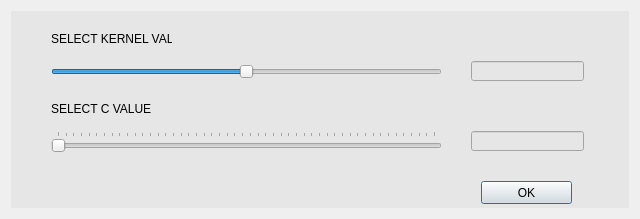
<?xml version="1.0" encoding="UTF-8"?>
<ui version="4.0">
 <class>Dialog</class>
 <widget class="QDialog" name="Dialog">
  <property name="geometry">
   <rect>
    <x>0</x>
    <y>0</y>
    <width>640</width>
    <height>219</height>
   </rect>
  </property>
  <property name="windowTitle">
   <string>Select Kernel and C</string>
  </property>
  <layout class="QHBoxLayout" name="horizontalLayout">
   <item>
    <widget class="QWidget" name="widget" native="true">
     <property name="styleSheet">
      <string notr="true">background-color: rgb(230, 230, 230);</string>
     </property>
     <widget class="QSlider" name="kernel">
      <property name="geometry">
       <rect>
        <x>40</x>
        <y>50</y>
        <width>391</width>
        <height>22</height>
       </rect>
      </property>
      <property name="minimum">
       <number>-99</number>
      </property>
      <property name="orientation">
       <enum>Qt::Horizontal</enum>
      </property>
     </widget>
     <widget class="QSlider" name="c_value">
      <property name="geometry">
       <rect>
        <x>40</x>
        <y>120</y>
        <width>391</width>
        <height>22</height>
       </rect>
      </property>
      <property name="minimum">
       <number>1</number>
      </property>
      <property name="singleStep">
       <number>2</number>
      </property>
      <property name="orientation">
       <enum>Qt::Horizontal</enum>
      </property>
      <property name="invertedAppearance">
       <bool>false</bool>
      </property>
      <property name="tickPosition">
       <enum>QSlider::TicksAbove</enum>
      </property>
     </widget>
     <widget class="QLabel" name="text">
      <property name="geometry">
       <rect>
        <x>40</x>
        <y>20</y>
        <width>121</width>
        <height>16</height>
       </rect>
      </property>
      <property name="text">
       <string>SELECT KERNEL VALUE</string>
      </property>
     </widget>
     <widget class="QLabel" name="text2">
      <property name="geometry">
       <rect>
        <x>40</x>
        <y>90</y>
        <width>121</width>
        <height>16</height>
       </rect>
      </property>
      <property name="text">
       <string>SELECT C VALUE</string>
      </property>
     </widget>
     <widget class="QLineEdit" name="kernel_value">
      <property name="geometry">
       <rect>
        <x>460</x>
        <y>50</y>
        <width>113</width>
        <height>20</height>
       </rect>
      </property>
     </widget>
     <widget class="QLineEdit" name="c_value_text">
      <property name="geometry">
       <rect>
        <x>460</x>
        <y>120</y>
        <width>113</width>
        <height>20</height>
       </rect>
      </property>
     </widget>
     <widget class="QPushButton" name="pushButton">
      <property name="geometry">
       <rect>
        <x>470</x>
        <y>170</y>
        <width>91</width>
        <height>23</height>
       </rect>
      </property>
      <property name="text">
       <string>OK</string>
      </property>
     </widget>
    </widget>
   </item>
  </layout>
 </widget>
 <resources/>
 <connections/>
</ui>
